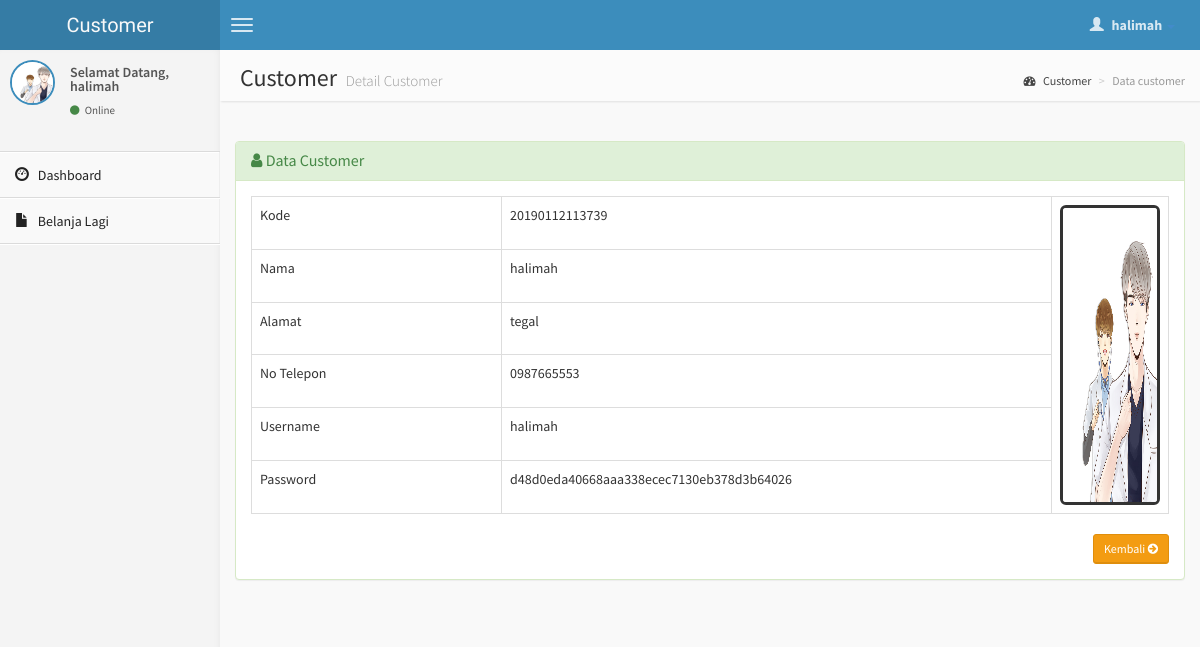
/customer/detail-customer.php?hal=edit&kd_cus=20190112113739 (signed in), run on the app's committed database.
### tables this page shows
CREATE TABLE `customer` (
  `kd_cus` varchar(20) NOT NULL,
  `nama` varchar(30) NOT NULL,
  `alamat` varchar(50) NOT NULL,
  `no_telp` varchar(15) NOT NULL,
  `username` varchar(15) NOT NULL,
  `password` text NOT NULL,
  `gambar` varchar(100) NOT NULL
);

### customer/detail-customer.php (the view, shortened to what this page needs)
<?php
if (empty($_SESSION['username'])){
	header('location:../index.php');
} else {
?>
<!DOCTYPE html>
<html>
    <head>
        <link href="../dist/css/bootstrap.css" rel="stylesheet" type="text/css" />
        <link href="//cdnjs.cloudflare.com/ajax/libs/font-awesome/4.1.0/css/font-awesome.min.css" rel="stylesheet" type="text/css" />
        <link href="//code.ionicframework.com/ionicons/1.5.2/css/ionicons.min.css" rel="stylesheet" type="text/css" />
        <link href="../css/morris/morris.css" rel="stylesheet" type="text/css" />
        <link href="../css/jvectormap/jquery-jvectormap-1.2.2.css" rel="stylesheet" type="text/css" />
        <link href="../css/datepicker/datepicker3.css" rel="stylesheet" type="text/css" />
        <link href="../css/daterangepicker/daterangepicker-bs3.css" rel="stylesheet" type="text/css" />
        <link href="../css/bootstrap-wysihtml5/bootstrap3-wysihtml5.min.css" rel="stylesheet" type="text/css" />
        <link href="../css/AdminLTE.css" rel="stylesheet" type="text/css" />
        <link rel="stylesheet" href="datatables/dataTables.bootstrap.css"/>
    </head>
    <body class="skin-blue">
        <header class="header">
            <a href="index.php" class="logo">
                Customer
            </a>
            <nav class="navbar navbar-static-top" role="navigation">
                <a href="#" class="navbar-btn sidebar-toggle" data-toggle="offcanvas" role="button">
                    <span class="icon-bar"></span>
                    <span class="icon-bar"></span>
                    <span class="icon-bar"></span>
                </a>
                <div class="navbar-right">
                    <ul class="nav navbar-nav">
                        <li class="dropdown user user-menu">
                            <a href="#" class="dropdown-toggle" data-toggle="dropdown">
                                <i class="glyphicon glyphicon-user"></i>
                                <span><?php echo $_SESSION['fullname']; ?> <i class="caret"></i></span>
                            </a>
<?php } ?>
                        </li>
                    </ul>
                </div>
            </nav>
        </header>
        <div class="wrapper row-offcanvas row-offcanvas-left">
            <aside class="left-side sidebar-offcanvas">
                <section class="sidebar">
                    <div class="user-panel">
                        <div class="pull-left image">
                            <img src="<?php echo $_SESSION['gambar']; ?>" class="img-circle" alt="User Image" style="border: 2px solid #3C8DBC;" />
                        </div>
                        <div class="pull-left info">
                            <p>Selamat Datang,<br /><?php echo $_SESSION['fullname']; ?></p>
                            <a href="#"><i class="fa fa-circle text-success"></i> Online</a>
                        </div>
                    </div>
                    <?php include "menu.php"; ?>
                </section>
            </aside>
            <aside class="right-side">
                <section class="content-header">
                    <h1>
                        Customer
                        <small>Detail Customer</small>
                    </h1>
                    <ol class="breadcrumb">
                        <li><a href="#"><i class="fa fa-dashboard"></i> Customer</a></li>
                        <li class="active">Data customer</li>
                    </ol>
                </section>
                <section class="content">
                    <br />
                    <div class="row">
                        <div class="col-lg-12">
                    <div class="panel panel-success">
                        <div class="panel-heading">
                        <h3 class="panel-title"><i class="fa fa-user"></i> Data Customer </h3>
                        </div>
                        <?php
                    $query = mysqli_query($koneksi, "SELECT * FROM customer WHERE kd_cus='$_GET[kd_cus]'");
                    $data  = mysqli_fetch_array($query);
                    ?>
                                <div class="panel-body">
                      <table id="example" class="table table-hover table-bordered">
                    <tr>
                    <td>Kode</td>
                    <td><?php echo $data['kd_cus']; ?></td>
                    <td rowspan="9"><div class="pull-right image">
                            <img src="<?php echo $data['gambar']; ?>" class="img-rounded" height="300" width="250" alt="User Image" style="border: 3px solid #333333;" />
                        </div></td>
                    </tr>
                    <tr>
                    <td width="250">Nama</td>
                    <td width="550"><?php echo $data['nama']; ?></td>
                    </tr>
                    <tr>
                    <td>Alamat</td>
                    <td><?php echo $data['alamat']; ?></td>
                    </tr>
                    <tr>
                    <td>No Telepon</td>
                    <td><?php echo $data['no_telp']; ?></td>
                    </tr>
                    <tr>
                    <td>Username</td>
                    <td><?php echo $data['username']; ?></td>
                    </tr>
                    <tr>
                    <td>Password</td>
                    <td><?php echo $data['password']; ?></td>
                    </tr>
                   </table>
                <div class="text-right">
                <a href="index1.php" class="btn btn-sm btn-warning"> Kembali <i class="fa fa-arrow-circle-right"></i></a>
                </div>
                                </div>
              </div>
            </div>
                    </div>
                </section>
            </aside>
        </div>
    </body>
</html>

### data on the page
customer: kd_cus "20190112113739", gambar (picture), nama "halimah", alamat "tegal", no_telp "0987665553", username "halimah", password "d48d0eda40668aaa338ecec7130eb378d3b64026"

### other printed values
$_SESSION['fullname'] "halimah"
